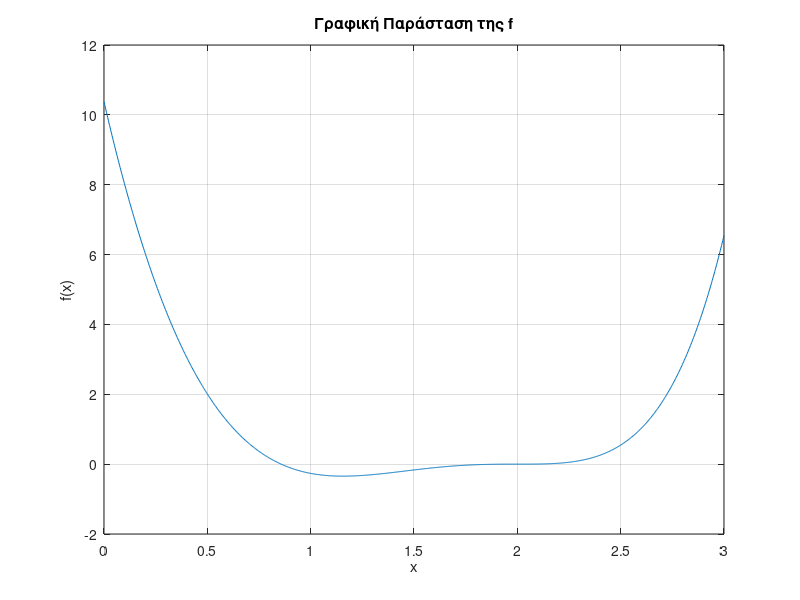

Source code (MATLAB):
f = @(x) 14*x*exp(x-2)-12*exp(x-2)-7*x^3+20*x^2-26*x+12

x_values = linspace(0,3,1000);
y_values = arrayfun(f,x_values);

figure;

plot(x_values, y_values);
title ('Γραφική Παράσταση της f');
xlabel('x');
ylabel('f(x)');
grid on ; 

saveas(gcf,'ex1_grapgh.png');


